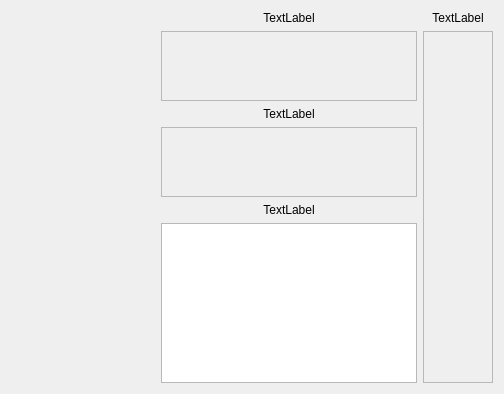
<?xml version="1.0" encoding="UTF-8"?>
<ui version="4.0">
 <class>CDevLook</class>
 <widget class="QWidget" name="CDevLook">
  <property name="geometry">
   <rect>
    <x>0</x>
    <y>0</y>
    <width>504</width>
    <height>394</height>
   </rect>
  </property>
  <property name="windowTitle">
   <string>CDevLook</string>
  </property>
  <layout class="QGridLayout" name="gridLayout_3">
   <property name="margin">
    <number>0</number>
   </property>
   <property name="spacing">
    <number>0</number>
   </property>
   <item row="0" column="0">
    <widget class="QScrollArea" name="scrollArea">
     <property name="frameShape">
      <enum>QFrame::NoFrame</enum>
     </property>
     <property name="frameShadow">
      <enum>QFrame::Sunken</enum>
     </property>
     <property name="lineWidth">
      <number>1</number>
     </property>
     <property name="widgetResizable">
      <bool>true</bool>
     </property>
     <widget class="QWidget" name="scrollAreaWidgetContents">
      <property name="geometry">
       <rect>
        <x>0</x>
        <y>0</y>
        <width>149</width>
        <height>394</height>
       </rect>
      </property>
     </widget>
    </widget>
   </item>
   <item row="0" column="1">
    <widget class="QWidget" name="widget_content" native="true">
     <layout class="QGridLayout" name="gridLayout">
      <item row="0" column="0">
       <layout class="QVBoxLayout" name="verticalLayout">
        <item>
         <widget class="QLabel" name="label_meaure">
          <property name="text">
           <string>TextLabel</string>
          </property>
          <property name="alignment">
           <set>Qt::AlignCenter</set>
          </property>
         </widget>
        </item>
        <item>
         <widget class="QScrollArea" name="scrollArea_mea">
          <property name="widgetResizable">
           <bool>true</bool>
          </property>
          <widget class="QWidget" name="scrollAreaWidgetMea">
           <property name="geometry">
            <rect>
             <x>0</x>
             <y>0</y>
             <width>254</width>
             <height>69</height>
            </rect>
           </property>
           <layout class="QGridLayout" name="gridLayout_2">
            <property name="leftMargin">
             <number>20</number>
            </property>
            <property name="rightMargin">
             <number>20</number>
            </property>
            <property name="horizontalSpacing">
             <number>60</number>
            </property>
            <item row="0" column="1">
             <layout class="QGridLayout" name="gridLayout_m2"/>
            </item>
            <item row="0" column="2">
             <layout class="QGridLayout" name="gridLayout_m3"/>
            </item>
            <item row="0" column="0">
             <layout class="QGridLayout" name="gridLayout_m1"/>
            </item>
           </layout>
          </widget>
         </widget>
        </item>
       </layout>
      </item>
      <item row="1" column="0">
       <layout class="QVBoxLayout" name="verticalLayout_2">
        <item>
         <widget class="QLabel" name="label_power">
          <property name="text">
           <string>TextLabel</string>
          </property>
          <property name="alignment">
           <set>Qt::AlignCenter</set>
          </property>
         </widget>
        </item>
        <item>
         <widget class="QScrollArea" name="scrollArea_power">
          <property name="widgetResizable">
           <bool>true</bool>
          </property>
          <widget class="QWidget" name="scrollAreaWidgetPower">
           <property name="geometry">
            <rect>
             <x>0</x>
             <y>0</y>
             <width>254</width>
             <height>69</height>
            </rect>
           </property>
           <layout class="QGridLayout" name="gridLayout_5">
            <property name="leftMargin">
             <number>20</number>
            </property>
            <property name="rightMargin">
             <number>20</number>
            </property>
            <property name="horizontalSpacing">
             <number>100</number>
            </property>
            <item row="0" column="0">
             <layout class="QGridLayout" name="gridLayout_p1"/>
            </item>
            <item row="0" column="1">
             <layout class="QGridLayout" name="gridLayout_p2"/>
            </item>
           </layout>
          </widget>
         </widget>
        </item>
       </layout>
      </item>
      <item row="2" column="0">
       <layout class="QVBoxLayout" name="verticalLayout_4">
        <item>
         <widget class="QLabel" name="label_log">
          <property name="text">
           <string>TextLabel</string>
          </property>
          <property name="alignment">
           <set>Qt::AlignCenter</set>
          </property>
         </widget>
        </item>
        <item>
         <widget class="QTableWidget" name="tableWidget_log">
          <property name="frameShape">
           <enum>QFrame::StyledPanel</enum>
          </property>
          <property name="frameShadow">
           <enum>QFrame::Sunken</enum>
          </property>
          <property name="lineWidth">
           <number>1</number>
          </property>
          <property name="gridStyle">
           <enum>Qt::SolidLine</enum>
          </property>
         </widget>
        </item>
       </layout>
      </item>
      <item row="0" column="1" rowspan="3">
       <layout class="QVBoxLayout" name="verticalLayout_3">
        <item>
         <widget class="QLabel" name="label_digital">
          <property name="text">
           <string>TextLabel</string>
          </property>
          <property name="alignment">
           <set>Qt::AlignCenter</set>
          </property>
         </widget>
        </item>
        <item>
         <widget class="QScrollArea" name="scrollArea_dgt">
          <property name="widgetResizable">
           <bool>true</bool>
          </property>
          <widget class="QWidget" name="scrollAreaWidgetDgt">
           <property name="geometry">
            <rect>
             <x>0</x>
             <y>0</y>
             <width>69</width>
             <height>354</height>
            </rect>
           </property>
           <layout class="QGridLayout" name="gridLayout_4">
            <property name="leftMargin">
             <number>15</number>
            </property>
            <item row="0" column="0">
             <layout class="QFormLayout" name="formLayout_dgt">
              <property name="labelAlignment">
               <set>Qt::AlignRight|Qt::AlignTrailing|Qt::AlignVCenter</set>
              </property>
             </layout>
            </item>
           </layout>
          </widget>
         </widget>
        </item>
       </layout>
      </item>
     </layout>
    </widget>
   </item>
  </layout>
 </widget>
 <layoutdefault spacing="6" margin="11"/>
 <resources/>
 <connections/>
</ui>
